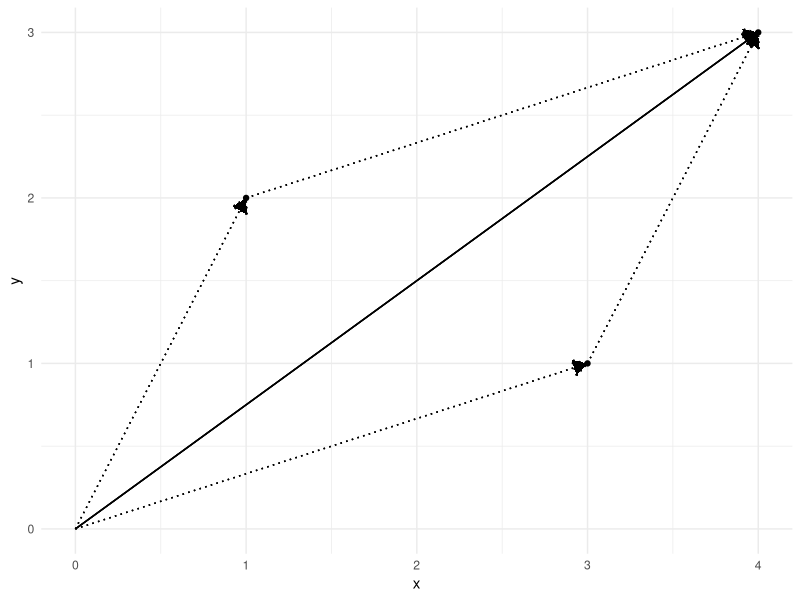
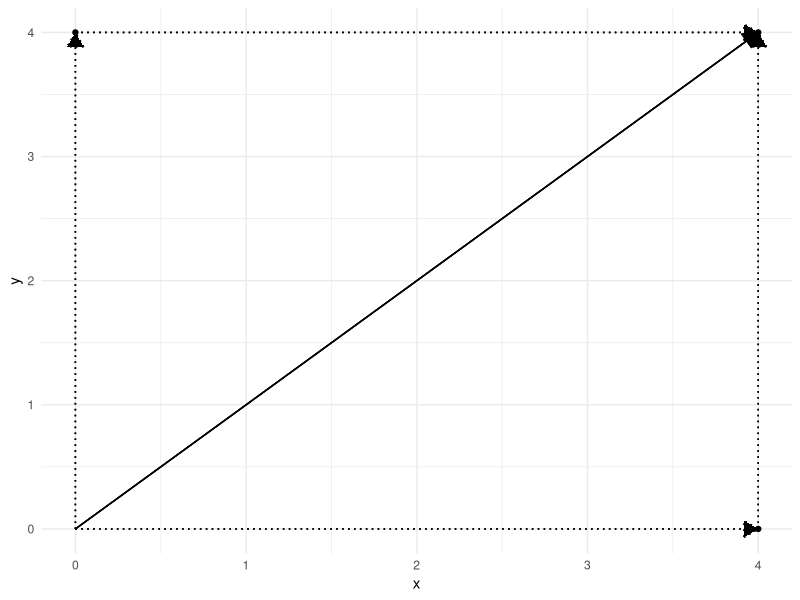

The R source for these figures, in order:
## ---- chunk 1
library(tidyverse)
knitr::opts_chunk$set(echo = TRUE)
## ---- chunk 2
my_df <- data.frame(
  x = c(3, 1),
  y = c(1, 2)
)
my_df <- rbind(my_df, c(sum(my_df$x), sum(my_df$y)))
my_arrow <- arrow(length = unit(0.03, "npc"), type = "closed")

ggplot(my_df, aes(x, y)) +
  geom_point() +
  scale_x_continuous(limits = c(0, max(my_df[, 1]))) +
  scale_y_continuous(limits = c(0, max(my_df[, 2]))) +
  geom_segment(
    aes(
      x=0,
      y=0,
      xend=my_df[1,1],
      yend=my_df[1,2]
    ),
    lty=3,
    arrow = my_arrow
  ) +
  geom_segment(
    aes(
      x=0,
      y=0,
      xend=my_df[2,1],
      yend=my_df[2,2]
    ),
    lty=3,
    arrow = my_arrow
  ) +
  geom_segment(
    aes(
      x=my_df[1,1],
      y=my_df[1,2],
      xend=my_df[3,1],
      yend=my_df[3,2]
    ),
    lty=3,
    arrow = my_arrow
  ) +
  geom_segment(
    aes(
      x=my_df[2,1],
      y=my_df[2,2],
      xend=my_df[3,1],
      yend=my_df[3,2]
    ),
    lty=3,
    arrow = my_arrow
  ) +
  geom_segment(
    aes(
      x=0,
      y=0,
      xend=my_df[3,1],
      yend=my_df[3,2]
    ),
    lty=1,
    arrow = my_arrow
  ) +
  theme_minimal() +
  NULL
## ---- chunk 3
my_df <- data.frame(
  x = c(0, 4),
  y = c(4, 0)
)
my_df <- rbind(my_df, c(sum(my_df$x), sum(my_df$y)))
my_arrow <- arrow(length = unit(0.03, "npc"), type = "closed")

ggplot(my_df, aes(x, y)) +
  geom_point() +
  scale_x_continuous(limits = c(0, max(my_df[, 1]))) +
  scale_y_continuous(limits = c(0, max(my_df[, 2]))) +
  geom_segment(
    aes(
      x=0,
      y=0,
      xend=my_df[1,1],
      yend=my_df[1,2]
    ),
    lty=3,
    arrow = my_arrow
  ) +
  geom_segment(
    aes(
      x=0,
      y=0,
      xend=my_df[2,1],
      yend=my_df[2,2]
    ),
    lty=3,
    arrow = my_arrow
  ) +
  geom_segment(
    aes(
      x=my_df[1,1],
      y=my_df[1,2],
      xend=my_df[3,1],
      yend=my_df[3,2]
    ),
    lty=3,
    arrow = my_arrow
  ) +
  geom_segment(
    aes(
      x=my_df[2,1],
      y=my_df[2,2],
      xend=my_df[3,1],
      yend=my_df[3,2]
    ),
    lty=3,
    arrow = my_arrow
  ) +
  geom_segment(
    aes(
      x=0,
      y=0,
      xend=my_df[3,1],
      yend=my_df[3,2]
    ),
    lty=1,
    arrow = my_arrow
  ) +
  theme_minimal() +
  NULL
